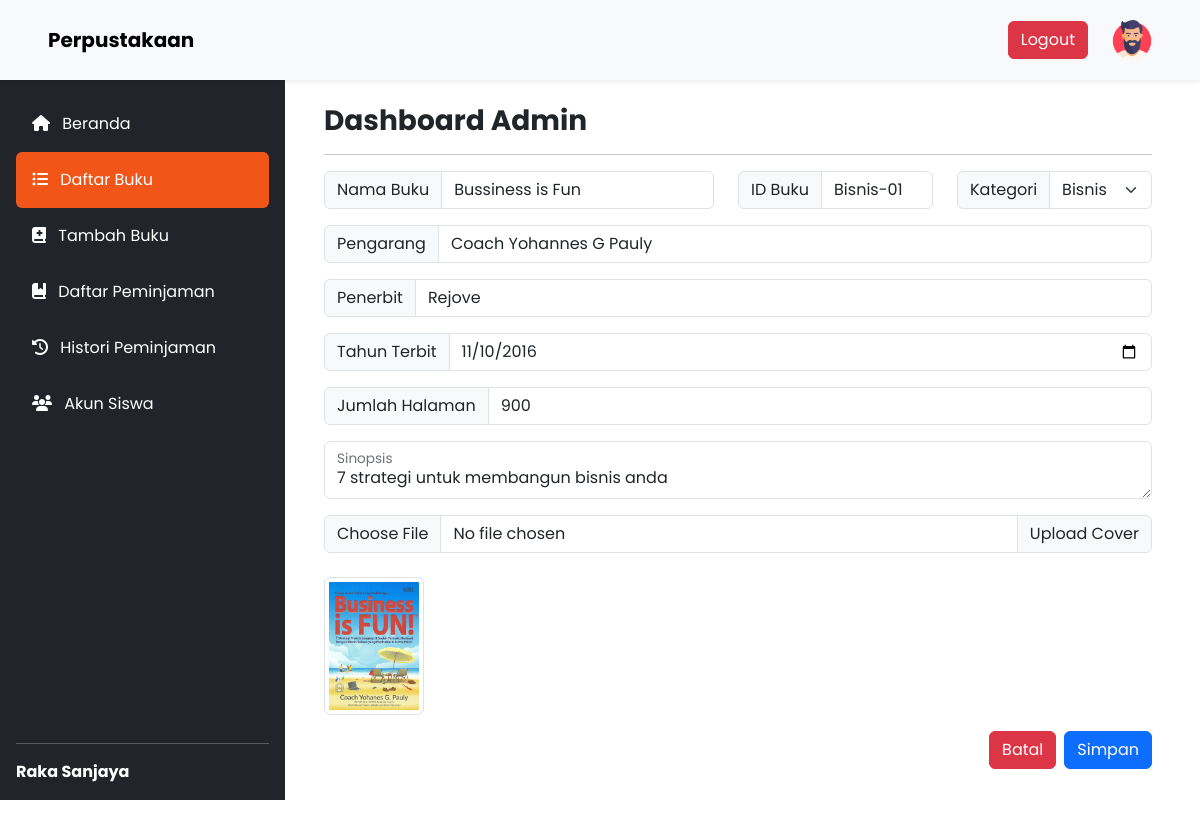
/pages/dashboardAdmin/edit_buku.php?id_buku=Bisnis-01 (signed in), run on the app's committed database.
### tables this page shows
CREATE TABLE `buku` (
  `id_buku` varchar(40) NOT NULL,
  `judul` varchar(100) NOT NULL,
  `kategori` varchar(20) NOT NULL,
  `pengarang` varchar(50) NOT NULL,
  `penerbit` varchar(50) NOT NULL,
  `tahun_terbit` date NOT NULL,
  `halaman` int(11) NOT NULL,
  `sinopsis` text NOT NULL,
  `image` varchar(50) NOT NULL
);

### config/controller.php (called while the page is built, shortened)
<?php
function select($query)
{
    global $db;
    $result = mysqli_query($db, $query);
    $rows = [];
    while ($row = mysqli_fetch_assoc($result)) {
        $rows[] = $row;
    }
    return $rows;
}

### pages/dashboardAdmin/edit_buku.php (the view, shortened to what this page needs)
<?php
require_once("../../layouts/header.php");
$id_buku = $_GET["id_buku"];
$data_buku = select("SELECT * FROM buku WHERE id_buku = '$id_buku'")[0];
?>
<section>
    <div class="d-flex">
        <div class="w-25"><?php require_once "../../layouts/sidebar.php" ?></div>
        <div class="w-75 mx-5 my-4">
            <h1 class="fw-bold fs-3">Dashboard Admin</h1>
            <hr>
            <form method="POST" enctype="multipart/form-data">
                <div class="d-flex gap-4">
                    <div class="input-group mb-3">
                        <span class="input-group-text fs-6" id="inputGroup-sizing-default">Nama Buku</span>
                        <input type="text" class="form-control" aria-label="Sizing example input" name="judul" aria-describedby="inputGroup-sizing-default" value="<?= $data_buku["judul"]; ?>" required>
                    </div>
                    <div class="input-group mb-3 w-50">
                        <span class="input-group-text fs-6" id="inputGroup-sizing-default">ID Buku</span>
                        <input type="text" class="form-control" aria-label="Sizing example input" name="id_buku" aria-describedby="inputGroup-sizing-default" value="<?= $data_buku["id_buku"]; ?>" required>
                    </div>
                    <div class="input-group mb-3 w-50">
                        <label class="input-group-text" for="inputGroupSelect01">Kategori</label>
                        <select class="form-select" id="inputGroupSelect01" name="kategori" required>
                            <option selected><?= $data_buku["kategori"]; ?></option>
                        </select>
                    </div>
                </div>
                <div class="input-group mb-3">
                    <span class="input-group-text fs-6" id="inputGroup-sizing-default">Pengarang</span>
                    <input type="text" class="form-control" aria-label="Sizing example input" aria-describedby="inputGroup-sizing-default" name="pengarang" value="<?= $data_buku["pengarang"]; ?>" required>
                </div>
                <div class=" input-group mb-3">
                    <span class="input-group-text fs-6" id="inputGroup-sizing-default">Penerbit</span>
                    <input type="text" class="form-control" aria-label="Sizing example input" aria-describedby="inputGroup-sizing-default" name="penerbit" value="<?= $data_buku["penerbit"]; ?>" required>
                </div>
                <div class="input-group mb-3">
                    <span class="input-group-text fs-6" id="inputGroup-sizing-default">Tahun Terbit</span>
                    <input type="date" class="form-control" aria-label="Sizing example input" aria-describedby="inputGroup-sizing-default" name="tahun_terbit" value="<?= $data_buku["tahun_terbit"]; ?>" required>
                </div>
                <div class="input-group mb-3">
                    <span class="input-group-text fs-6" id="inputGroup-sizing-default">Jumlah Halaman</span>
                    <input type="number" class="form-control" aria-label="Sizing example input" aria-describedby="inputGroup-sizing-default" name="halaman" value="<?= $data_buku["halaman"]; ?>" required>
                </div>
                <div class="form-floating mb-3">
                    <textarea class="form-control" name="sinopsis" placeholder="Leave a comment here" id="floatingTextarea" required><?= $data_buku["sinopsis"]; ?></textarea>
                    <label for=" floatingTextarea">Sinopsis</label>
                </div>
                <div class="input-group mb-3">
                    <input type="file" class="form-control" id="cover" name="cover" onchange="previewImg()">
                    <label class="input-group-text" for="cover">Upload Cover</label>
                </div>
                <img src="../../assets/public/book/<?= $data_buku['image']; ?>" alt="" class="img-thumbnail img-preview mt-2" width="100px">
                <div class="d-flex justify-content-end my-3 gap-2">
                    <a href="detail_buku.php?id_buku=<?= $data_buku["id_buku"]; ?>" class="btn btn-danger">Batal</a>
                    <button type="submit" name="edit_buku" class="btn btn-primary">Simpan</button>
                </div>
            </form>
        </div>
    </div>
</section>
<?php require_once("../../layouts/footer.php"); ?>

### assets/css/style.css (style rules this page uses)
* { font-family: "poppins"; }

### data on the page
buku: judul "Bussiness is Fun", id_buku "Bisnis-01", kategori "Bisnis", pengarang "Coach Yohannes G Pauly", penerbit "Rejove", tahun_terbit "11/10/2016", halaman "900", sinopsis "7 strategi untuk membangun bisnis anda", image (picture)

### other printed values
$_SESSION['adminName'] "Raka Sanjaya"
